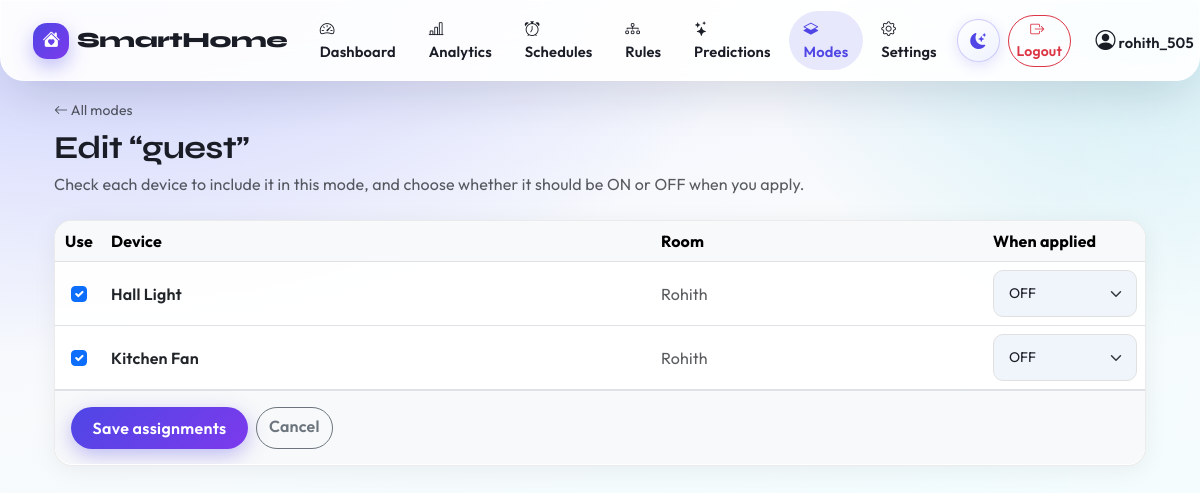
Page /modes/1/edit (signed in) on the committed database.
### app.py (models this page shows)
class User(UserMixin, db.Model):
    id = db.Column(db.Integer, primary_key=True)
    username = db.Column(db.String(150), unique=True, nullable=False)
    password = db.Column(db.String(150), nullable=False)
    mode = db.Column(db.String(50), default='Day')  # legacy column; UI profile Day/Night/Away removed
    energy_cost_per_kwh = db.Column(db.Float, nullable=True)

class CustomMode(db.Model):
    __tablename__ = 'custom_mode'
    __table_args__ = (db.UniqueConstraint('user_id', 'name', name='uq_custom_mode_user_name'),)
    id = db.Column(db.Integer, primary_key=True)
    user_id = db.Column(db.Integer, db.ForeignKey('user.id'), nullable=False)
    name = db.Column(db.String(100), nullable=False)
    user = db.relationship('User', backref=db.backref('custom_modes', lazy=True))
    assignments = db.relationship(
        'CustomModeDevice',
        back_populates='custom_mode',
        lazy=True,
        cascade='all, delete-orphan',
    )

class Device(db.Model):
    id = db.Column(db.Integer, primary_key=True)
    name = db.Column(db.String(100), nullable=False)
    type = db.Column(db.String(50), nullable=False) # e.g., 'Light', 'Fan', 'AC', 'Lock'
    status = db.Column(db.Boolean, default=False) # True for ON, False for OFF
    room_id = db.Column(db.Integer, db.ForeignKey('room.id'), nullable=False)

class Room(db.Model):
    id = db.Column(db.Integer, primary_key=True)
    name = db.Column(db.String(100), nullable=False)
    devices = db.relationship('Device', backref='room', lazy=True, cascade='all, delete')

### app.py (the view, shortened to what this page needs)
@app.route('/modes/<int:mid>/edit', methods=['GET', 'POST'])
@login_required
def edit_saved_mode(mid):
    mode = CustomMode.query.filter_by(id=mid, user_id=current_user.id).first_or_404()
    devices = (
        Device.query.join(Room, Device.room_id == Room.id)
        .order_by(Room.name, Device.name)
        .all()
    )
    assign_by_device = {a.device_id: a for a in mode.assignments}
    return render_template(
        'mode_edit.html',
        mode=mode,
        devices=devices,
        assign_by_device=assign_by_device,
    )

### app.py (called while the page is built, shortened)
@app.before_request
def _bootstrap_energy_history_once():
    if request.endpoint == 'static' or not request.endpoint:
        return
    if app.config.get('_ENERGY_HISTORY_BOOTSTRAP'):
        return

@login_manager.user_loader
def load_user(user_id):
    return db.session.get(User, int(user_id))

def start_schedule_background_runner():
    def loop():
        while True:
            time.sleep(30)
            try:
                with app.app_context():
                    tick_schedules()
                    tick_automation_rules()
            except Exception:
                app.logger.exception('Schedule runner tick failed')
    global _schedule_thread_started
    with _schedule_lock:
        if _schedule_thread_started:
            return
        _schedule_thread_started = True
    t = threading.Thread(target=loop, name='schedule-runner', daemon=True)
    t.start()

@app.before_request
def _start_schedule_runner_once():
    if request.endpoint == 'static':
        return
    start_schedule_background_runner()

### templates/mode_edit.html (shortened to what this page needs)
{% extends "base.html" %}
{% block content %}
<div class="mb-4 magic-reveal" style="--magic-delay:0.03s">
    <a href="{{ url_for('saved_modes') }}" class="text-decoration-none small text-muted"><i class="bi bi-arrow-left"></i> All modes</a>
    <h2 class="fw-bold mt-2 mb-1">Edit “{{ mode.name }}”</h2>
    <p class="text-muted mb-0">Check each device to include it in this mode, and choose whether it should be ON or OFF when you apply.</p>
</div>
<form method="post" class="card custom-card p-0 overflow-hidden magic-reveal" style="--magic-delay:0.1s">
    <div class="table-responsive">
        <table class="table table-hover align-middle mb-0">
            <thead class="table-light">
                <tr>
                    <th style="width:3rem" class="text-center">Use</th>
                    <th>Device</th>
                    <th>Room</th>
                    <th style="width:10rem">When applied</th>
                </tr>
            </thead>
            <tbody>
                {% for d in devices %}
                {% set row = assign_by_device.get(d.id) %}
                <tr>
                    <td class="text-center">
                        <input class="form-check-input" type="checkbox" name="include_{{ d.id }}" value="1" id="inc-{{ d.id }}" {% if row %}checked{% endif %}>
                    </td>
                    <td><label class="form-check-label fw-semibold mb-0" for="inc-{{ d.id }}">{{ d.name }}</label></td>
                    <td class="text-muted">{{ d.room.name }}</td>
                    <td>
                        <select name="target_{{ d.id }}" class="form-select form-select-sm" aria-label="Target for {{ d.name }}">
                            <option value="off" {% if row and not row.want_on %}selected{% elif not row %}selected{% endif %}>OFF</option>
                        </select>
                    </td>
                </tr>
                {% endfor %}
            </tbody>
        </table>
    </div>
    <div class="p-3 border-top bg-light d-flex gap-2">
        <button type="submit" class="btn btn-primary" {% if not devices %}disabled{% endif %}>Save assignments</button>
        <a href="{{ url_for('saved_modes') }}" class="btn btn-outline-secondary">Cancel</a>
    </div>
</form>
{% endblock %}

### templates/base.html (shortened to what this page needs)
<!DOCTYPE html>
<html lang="en" data-theme="light">
<head>
    <link href="https://cdn.jsdelivr.net/npm/bootstrap@5.3.0/dist/css/bootstrap.min.css" rel="stylesheet">
    <link rel="stylesheet" href="https://cdn.jsdelivr.net/npm/bootstrap-icons@1.10.5/font/bootstrap-icons.css">
    <link rel="stylesheet" href="{{ url_for('static', filename='css/style.css') }}">
    <link rel="stylesheet" href="{{ url_for('static', filename='css/hero-magic.css') }}">
</head>
<body class="app-body">
    {% if current_user.is_authenticated %}
    <nav class="navbar navbar-expand-lg custom-navbar sticky-top app-navbar">
        <div class="container-fluid">
            <a class="navbar-brand app-brand" href="{{ url_for('dashboard') }}">
                <span class="app-brand__mark"><i class="bi bi-house-heart-fill"></i></span> SmartHome
            </a>
            <div class="collapse navbar-collapse" id="navbarNav">
                <ul class="navbar-nav ms-auto align-items-lg-center">
                    <li class="nav-item">
                        <a class="nav-link {% if request.endpoint == 'dashboard' %}active{% endif %}" href="{{ url_for('dashboard') }}"><i class="bi bi-speedometer2"></i> Dashboard</a>
                    </li>
                    <li class="nav-item">
                        <a class="nav-link {% if request.endpoint == 'analytics' %}active{% endif %}" href="{{ url_for('analytics') }}"><i class="bi bi-bar-chart-line"></i> Analytics</a>
                    </li>
                    <li class="nav-item">
                        <a class="nav-link {% if request.endpoint == 'schedules' %}active{% endif %}" href="{{ url_for('schedules') }}"><i class="bi bi-alarm"></i> Schedules</a>
                    </li>
                    <li class="nav-item">
                        <a class="nav-link {% if request.endpoint == 'automation_rules' %}active{% endif %}" href="{{ url_for('automation_rules') }}"><i class="bi bi-diagram-3"></i> Rules</a>
                    </li>
                    <li class="nav-item">
                        <a class="nav-link {% if request.endpoint == 'predictions' %}active{% endif %}" href="{{ url_for('predictions') }}"><i class="bi bi-stars"></i> Predictions</a>
                    </li>
                    <li class="nav-item">
                        <a class="nav-link {% if request.endpoint in ('saved_modes', 'edit_saved_mode') %}active{% endif %}" href="{{ url_for('saved_modes') }}"><i class="bi bi-layers-half"></i> Modes</a>
                    </li>
                    <li class="nav-item">
                        <a class="nav-link {% if request.endpoint == 'settings' %}active{% endif %}" href="{{ url_for('settings') }}"><i class="bi bi-gear"></i> Settings</a>
                    </li>
                    <li class="nav-item d-flex align-items-center ms-lg-1">
                        <button type="button" class="btn btn-theme-toggle" id="themeToggleNav" title="Toggle light / dark theme" aria-label="Toggle theme">
                            <i class="bi bi-moon-stars-fill" aria-hidden="true"></i>
                        </button>
                    </li>
                    <li class="nav-item d-flex align-items-center ms-lg-2">
                        <a class="btn btn-outline-danger btn-sm" href="{{ url_for('logout') }}" title="Log out">
                            <i class="bi bi-box-arrow-right me-1"></i> Logout
                        </a>
                    </li>
                    <li class="nav-item ms-lg-2 dropdown">
                        <a class="nav-link dropdown-toggle profile-link" href="#" role="button" data-bs-toggle="dropdown" aria-expanded="false">
                            <i class="bi bi-person-circle fs-5"></i> {{ current_user.username }}
                        </a>
                    </li>
                </ul>
            </div>
        </div>
    </nav>
    {% endif %}
    {% if current_user.is_authenticated %}
    <div id="globalToastStack" class="position-fixed p-2 d-flex flex-column gap-2 align-items-end" style="top:4.75rem;right:0.5rem;z-index:1150;max-width:min(380px,calc(100vw - 1rem));"></div>
    {% endif %}
    <div class="{% if request.endpoint == 'login' or request.endpoint == 'register' %}container-fluid p-0{% else %}container-xl app-shell mt-3 mb-5 px-3 px-md-4{% endif %}">
        {% block content %}{% endblock %}
    </div>
</body>
</html>

### static/css/style.css (style rules this page uses)
:root { --bg-color: #f0f4fb; --text-color: #1a1d26; --text-muted: #5c6370; --card-bg: rgba(255, 255, 255, 0.92); --card-bg-solid: #ffffff; --primary-color: #4f46e5; --secondary-color: #7c3aed; --accent: #06b6d4; --success-color: #10b981; --danger-color: #e11d48; --border-radius: 18px; --radius-sm: 12px; --shadow: 0 4px 24px rgba(15, 23, 42, 0.06); --shadow-lg: 0 20px 50px -12px rgba(15, 23, 42, 0.15); --shadow-glow: 0 0 0 1px rgba(99, 102, 241, 0.12), 0 12px 40px rgba(79, 70, 229, 0.12); --font-sans: 'Outfit', system-ui, -apple-system, sans-serif; --font-display: 'Syne', var(--font-sans); --ease-out-expo: cubic-bezier(0.16, 1, 0.3, 1); }
html { scroll-behavior: smooth; }
body.app-body { position: relative; min-height: 100vh; background-color: transparent; color: var(--text-color); font-family: var(--font-sans); font-weight: 400; letter-spacing: 0.01em; -webkit-font-smoothing: antialiased; transition: color 0.45s var(--ease-out-expo), background-color 0.45s var(--ease-out-expo); }
.app-shell { position: relative; z-index: 1; animation: shellIn 0.7s var(--ease-out-expo) both; }
h1, h2, h3, .h1, .h2, .h3, .h4, .display-6, .navbar-brand, .add-dev-title { font-family: var(--font-display); letter-spacing: -0.02em; }
.app-navbar.custom-navbar { background: var(--card-bg) !important; backdrop-filter: blur(16px) saturate(1.35); -webkit-backdrop-filter: blur(16px) saturate(1.35); border: 1px solid rgba(255, 255, 255, 0.55); box-shadow: var(--shadow-lg); padding: 0.65rem 1.25rem; border-radius: 0 0 24px 24px; margin-bottom: 0; }
.app-brand { font-weight: 800; font-size: 1.35rem; color: var(--text-color) !important; display: inline-flex; align-items: center; gap: 0.5rem; }
.app-brand__mark { display: inline-flex; align-items: center; justify-content: center; width: 2.25rem; height: 2.25rem; border-radius: 14px; background: linear-gradient(135deg, var(--primary-color), var(--secondary-color)); color: #fff !important; font-size: 1.1rem; box-shadow: 0 8px 20px rgba(79, 70, 229, 0.35); }
.navbar-brand { font-weight: 800; font-size: 1.35rem; color: var(--text-color) !important; }
.nav-link { font-weight: 600; font-size: 0.92rem; color: var(--text-color) !important; transition: color 0.3s ease, background 0.3s ease, transform 0.25s ease; margin: 0 2px; border-radius: 999px; padding: 0.45rem 0.9rem !important; }
.nav-link.active { color: var(--primary-color) !important; background: rgba(79, 70, 229, 0.12); }
.btn-theme-toggle { width: 2.65rem; height: 2.65rem; padding: 0; display: inline-flex; align-items: center; justify-content: center; border-radius: 50%; border: 1px solid rgba(79, 70, 229, 0.25); background: linear-gradient(145deg, rgba(255, 255, 255, 0.9), rgba(238, 242, 255, 0.95)); color: var(--primary-color); box-shadow: 0 4px 14px rgba(79, 70, 229, 0.15); transition: transform 0.35s var(--ease-out-expo), box-shadow 0.35s ease, border-color 0.25s ease; }
.custom-card { background: var(--card-bg); backdrop-filter: blur(12px) saturate(1.2); -webkit-backdrop-filter: blur(12px) saturate(1.2); border: 1px solid rgba(0, 0, 0, 0.08); border-radius: var(--border-radius); box-shadow: var(--shadow); transition: transform 0.45s var(--ease-out-expo), box-shadow 0.45s ease, border-color 0.3s ease; overflow: hidden; }
.form-control, .form-select { border-radius: 10px; padding: 12px 15px; border: 1px solid #e0e0e0; background-color: var(--bg-color); color: var(--text-color); }
.btn-primary { background: linear-gradient(135deg, var(--primary-color), var(--secondary-color)); border: none; border-radius: 999px; padding: 0.55rem 1.35rem; font-weight: 600; letter-spacing: 0.02em; color: #fff; box-shadow: 0 6px 20px rgba(79, 70, 229, 0.35); transition: transform 0.3s var(--ease-out-expo), box-shadow 0.3s ease, filter 0.25s ease; }
.table { --bs-table-bg: transparent; }
.btn-outline-primary, .btn-outline-secondary, .btn-outline-danger { border-radius: 999px; font-weight: 600; }
[data-sr] { opacity: 0; transition: opacity .7s cubic-bezier(0.16,1,0.3,1), transform .7s cubic-bezier(0.16,1,0.3,1), filter .6s ease; }
[data-sr="fade-up"] { transform: translateY(38px); }
[data-sr].sr-visible { opacity: 1; transform: none; filter: none; }

### rows in the picture
User: username "rohith_505"
CustomMode: name "guest"
Device: name "Hall Light", room.name "Rohith", id+name "OFF"
Device: name "Kitchen Fan", room.name "Rohith", id+name "OFF"
